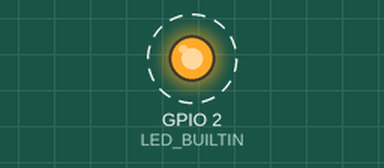
Simulated run of this sketch. Board: ESP32. Shown: output pins drawn as LEDs (lit = HIGH). Dashed ring = blinking. What the sketch prints to the serial monitor is not drawn.

Above: at 0.5 s.
Timing chart, 0 to 4.6 s (numbered marks = the images above):
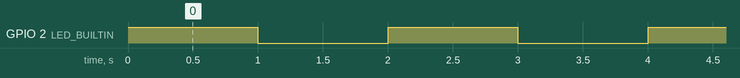

Measured:
- by itself, GPIO 2 (LED_BUILTIN): alternates HIGH for 1.0 s and LOW for 1.0 s

The sketch:

WESOM_ESP32_SETUP.ino
```cpp
 void setup() {
Serial.begin(115200);
pinMode(LED_BUILTIN,OUTPUT);
}

void loop() {
digitalWrite(LED_BUILTIN,HIGH);
Serial.println("On");
delay(1000);

digitalWrite(LED_BUILTIN,LOW);
Serial.println("off");
delay(1000);

}
```
